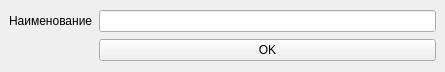
<?xml version="1.0" encoding="UTF-8"?>
<ui version="4.0">
 <class>MainWindow</class>
 <widget class="QMainWindow" name="MainWindow">
  <property name="geometry">
   <rect>
    <x>0</x>
    <y>0</y>
    <width>445</width>
    <height>72</height>
   </rect>
  </property>
  <property name="windowTitle">
   <string>MainWindow</string>
  </property>
  <widget class="QWidget" name="centralwidget">
   <layout class="QGridLayout" name="gridLayout">
    <item row="0" column="0">
     <widget class="QLabel" name="label">
      <property name="text">
       <string>Наименование</string>
      </property>
     </widget>
    </item>
    <item row="0" column="1">
     <widget class="QLineEdit" name="nameCompany"/>
    </item>
    <item row="1" column="1">
     <widget class="QPushButton" name="Okey">
      <property name="text">
       <string>OK</string>
      </property>
     </widget>
    </item>
   </layout>
  </widget>
 </widget>
 <resources/>
 <connections/>
</ui>
